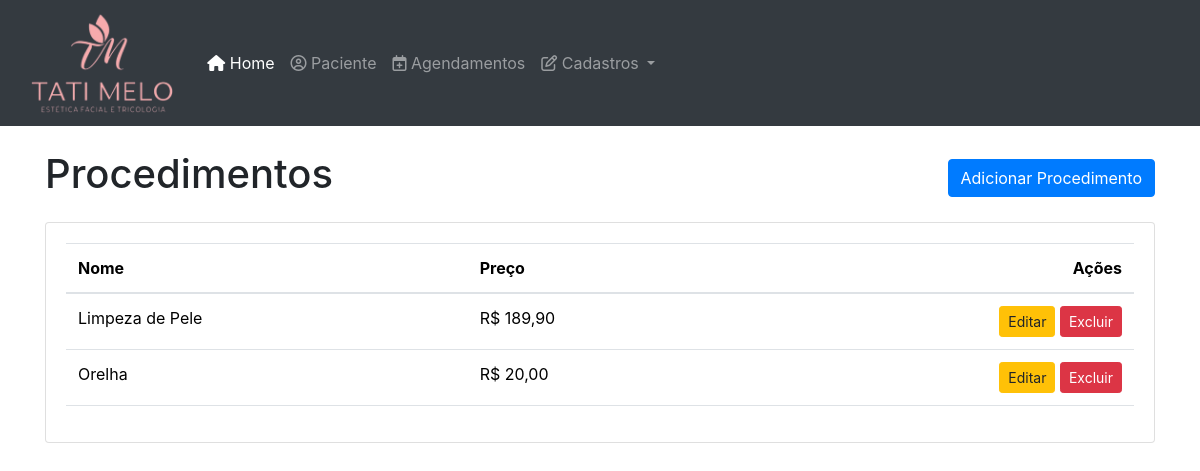
Screenshot of /procedimentos/ with the database file from the repository.
### clinica/models.py (models this page shows, shortened)
class Procedimento(models.Model):
    nome = models.CharField(max_length=100, help_text="Nome do procedimento")
    descricao = models.TextField(blank=True, null=True, verbose_name="Descrição")
    preco = models.DecimalField(max_digits=8, decimal_places=2, verbose_name="Preço")
    class Meta:
        verbose_name = "Procedimento"
        verbose_name_plural = "Procedimentos"
        ordering = ['nome']

### clinica/views.py (the view)
# urls.py: path('procedimentos/', ProcedimentoListView.as_view(), name='procedimento_list'),
class ProcedimentoListView(ListView):
    model = Procedimento
    template_name = 'clinica/procedimento_list.html'
    context_object_name = 'procedimentos'

### templates/clinica/procedimento_list.html (shortened to what this page needs)
{% extends 'base.html' %}
{% block content %}
    <div class="d-flex justify-content-between align-items-center mb-3">
        <h1>Procedimentos</h1>
        <a href="{% url 'procedimento_create' %}" class="btn btn-primary">Adicionar Procedimento</a>
    </div>
    <div class="card">
        <div class="card-body">
            <table class="table table-hover">
                <thead>
                    <tr>
                        <th>Nome</th>
                        <th>Preço</th>
                        <th class="text-end">Ações</th>
                    </tr>
                </thead>
                <tbody>
                    {% for procedimento in procedimentos %}
                        <tr>
                            <td>{{ procedimento.nome }}</td>
                            <td>R$ {{ procedimento.preco|floatformat:2 }}</td>
                            <td class="text-end">
                                <a href="{% url 'procedimento_update' procedimento.pk %}" class="btn btn-sm btn-warning">Editar</a>
                                <a href="{% url 'procedimento_delete' procedimento.pk %}" class="btn btn-sm btn-danger">Excluir</a>
                            </td>
                        </tr>
                    {% empty %}
                        <tr>
                            <td colspan="3" class="text-center">Nenhum procedimento cadastrado.</td>
                        </tr>
                    {% endfor %}
                </tbody>
            </table>
        </div>
    </div>
{% endblock %}

### rows the page displays
Procedimento: nome "Limpeza de Pele", preco "189,90"
Procedimento: nome "Orelha", preco "20,00"
